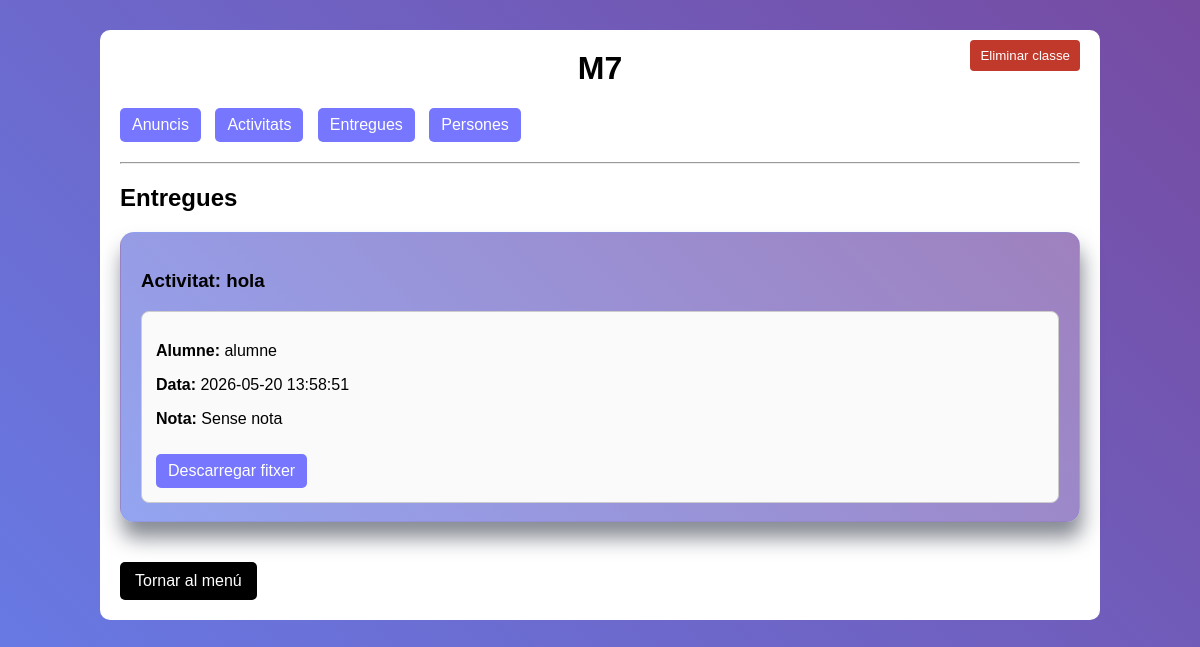
The page /clases.php?id=89&tab=entregas (signed in) on the database its author committed.
### tables this page shows
CREATE TABLE `clases` (
  `id` int(11) NOT NULL,
  `nombre` varchar(100) NOT NULL,
  `descripcion` text DEFAULT NULL,
  `profesor_id` int(11) DEFAULT NULL,
  `codigo` varchar(10) DEFAULT NULL
);

CREATE TABLE `entregas` (
  `id` int(11) NOT NULL,
  `id_deberes` int(11) DEFAULT NULL,
  `id_alumno` int(11) DEFAULT NULL,
  `archivo` varchar(255) DEFAULT NULL,
  `fecha_entrega` datetime DEFAULT NULL,
  `archivo_nombre` varchar(255) DEFAULT NULL,
  `archivo_contenido` longblob DEFAULT NULL,
  `archivo_tipo` varchar(100) DEFAULT NULL,
  `nota` decimal(5,2) DEFAULT NULL
);

CREATE TABLE `usuarios` (
  `id` int(11) NOT NULL,
  `nombre` varchar(100) NOT NULL,
  `correo` varchar(100) NOT NULL,
  `contraseña` varchar(255) NOT NULL,
  `rol` enum('alumno','profesor') NOT NULL,
  `foto_perfil` varchar(255) DEFAULT NULL,
  `cookies` varchar(30) DEFAULT NULL,
  `horaCookies` datetime DEFAULT NULL
);

### clases.php (the view, shortened to what this page needs)
<?php
include 'php/conexion.php';
$clase_id = $_GET['id'];
$sql = "SELECT * FROM clases WHERE id='$clase_id'";
$res = $conn->query($sql);
if($res && $res->num_rows > 0){
    $clase = $res->fetch_assoc();
} else {
    echo "classe no trobada";
    exit();
}
$tab = $_GET['tab'] ?? 'anuncios';
$basePath = rtrim(dirname($_SERVER['SCRIPT_NAME']), '/\\');
?>
<!DOCTYPE html>
<html>
    <head>
        <link rel="stylesheet" href="<?php echo $basePath; ?>/clases.css">
        </head>
<body>
<div class="container">
<h1 class="titulo-clase"><?php echo $clase['nombre']; ?></h1>
<div class="tabs">
    <a href="<?php echo $basePath; ?>/clases.php?id=<?php echo $clase_id; ?>&tab=anuncios">Anuncis</a>
    <a href="<?php echo $basePath; ?>/clases.php?id=<?php echo $clase_id; ?>&tab=actividades">Activitats</a>
    <a href="<?php echo $basePath; ?>/clases.php?id=<?php echo $clase_id; ?>&tab=entregas">Entregues</a>
    <a href="<?php echo $basePath; ?>/clases.php?id=<?php echo $clase_id; ?>&tab=personas">Persones</a>
    <button id="btnEliminarClase" style="background:#c0392b; color:#fff; border:none; padding: 8px 10px; border-radius:4px; cursor:pointer; position: absolute; top: 40px; right: 120px;">Eliminar classe</button>
</div>
<hr>
<?php
if($tab == "entregas"){
    echo "<h2>Entregues</h2>";
    if($_SESSION['rol'] == "profesor"){
        $sql_entregas = "SELECT e.*, d.id AS deber_id, d.titulo as deber_titulo, u.nombre as alumno_nombre
                         FROM entregas e
                         JOIN deberes d ON e.id_deberes = d.id
                         JOIN usuarios u ON e.id_alumno = u.id
                         WHERE d.clase_id='$clase_id'
                         ORDER BY d.id, e.fecha_entrega DESC";
    } else {
        $alumno_id = intval($_SESSION['id']);
        $sql_entregas = "SELECT e.*, d.id AS deber_id, d.titulo as deber_titulo, u.nombre as alumno_nombre
                         FROM entregas e
                         JOIN deberes d ON e.id_deberes = d.id
                         JOIN usuarios u ON e.id_alumno = u.id
                         WHERE d.clase_id='$clase_id' AND e.id_alumno='$alumno_id'
                         ORDER BY d.id, e.fecha_entrega DESC";
    }
    $res_entregas = $conn->query($sql_entregas);
    if($res_entregas && $res_entregas->num_rows > 0){
        $entregas_por_deber = [];
        while($entrega = $res_entregas->fetch_assoc()){
            $deber_id = $entrega['deber_id'];
            if(!isset($entregas_por_deber[$deber_id])){
                $entregas_por_deber[$deber_id] = [
                    'titulo' => $entrega['deber_titulo'],
                    'entregas' => []
                ];
            }
            $entregas_por_deber[$deber_id]['entregas'][] = $entrega;
        }
        foreach($entregas_por_deber as $deber){
            echo "<div class='actividad-card' style='margin-bottom:20px;'>";
            echo "<h3>Activitat: " . htmlspecialchars($deber['titulo']) . "</h3>";
            foreach($deber['entregas'] as $entrega){
                echo "<div class='entrega-item' style='position:relative; padding:14px 140px 14px 14px; border:1px solid #ccc; border-radius:8px; margin-top:10px; background:#fafafa;'>";
                echo "<p><strong>Alumne:</strong> " . htmlspecialchars($entrega['alumno_nombre']) . "</p>";
                echo "<p><strong>Data:</strong> " . htmlspecialchars($entrega['fecha_entrega']) . "</p>";
                $nota_text = $entrega['nota'] !== null && $entrega['nota'] !== '' ? htmlspecialchars($entrega['nota']) : 'Sense nota';
                echo "<p><strong>Nota:</strong> " . $nota_text . "</p>";
                echo "<a class='boton-entregar' href='" . $basePath . "/php/descargar.php?id=" . $entrega['id'] . "'>Descarregar fitxer</a>";
                echo "</div>";
            }
            echo "</div>";
        }
    } else {
        echo "<p>Encara no hi ha entregues.</p>";
    }
}
?>
<a class="volver" href="mainPage.php">Tornar al menú</a>
</div>
</body>
</html>

### clases.css (style rules this page uses)
body { font-family: Arial, sans-serif; background: linear-gradient(45deg, rgb(102, 126, 234), rgb(118, 75, 162)); min-height: 100vh; }
.container { background-color: white; width: 80%; margin: 30px auto; padding: 20px; border-radius: 10px; }
.titulo-clase { text-align: center; margin-top: 0; }
.actividad-card { background: linear-gradient(45deg, rgb(102, 126, 234, 0.7), rgb(118, 75, 162, 0.7)); border: 1px solid rgba(102, 126, 234, 0.1); border-radius: 14px; padding: 18px 20px; margin-bottom: 18px; box-shadow: 2px 16px 20px rgba(15, 23, 42, 0.5); backdrop-filter: blur(60px); }
.boton-entregar { display: inline-block; margin-top: 10px; padding: 8px 12px; background-color: #7676ff; color: white; text-decoration: none; border-radius: 5px; }
.volver { display: inline-block; margin-top: 20px; padding: 10px 15px; background-color: black; color: white; text-decoration: none; border-radius: 5px; }
.tabs { margin-bottom: 20px; }
.tabs a { display: inline-block; padding: 8px 12px; background-color: #7676ff; color: white; text-decoration: none; border-radius: 5px; margin-right: 10px; }
body { margin: 0; font-family: Arial; }

### rows shown on the page
clases: nombre "M7"
entregas: usuarios.nombre "alumne", fecha_entrega "2026-05-20 13:58:51", nota "Sense nota"

### other values the page prints
$deber['titulo'] "hola"
